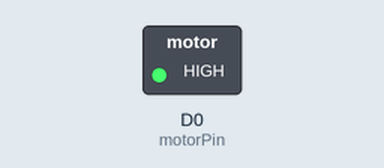
The sketch below on a simulated Particle Photon. Shown: switched loads named in the sketch (green lamp = pin HIGH). What the sketch prints to the serial monitor is not drawn.

Above: at 0.1 s.
Timing chart, 0 to 1.6 s (numbered marks = the images above):
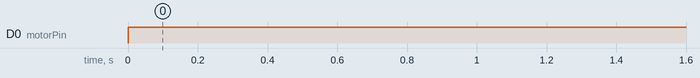

Measured:
- by itself, D0 (motorPin): LOW → HIGH at 0.00 s

The sketch:

DCMotor.ino
```cpp
int motorPin = D0;
int motorSpeed = 255;

void setup()
{
  Serial.begin( 9600 );
  Particle.function( "speed", setSpeed );
  pinMode(motorPin, OUTPUT);
}

void loop()
{
  Serial.println( motorSpeed );

  analogWrite( motorPin, motorSpeed );
  delay( 100 ) ;
}

int setSpeed( String command ){

  Serial.println( "setSpeed: " + command );

  int value = command.toInt();
  if( value < 0 ) return -1;
  if( value > 255 ) return -1;

  motorSpeed = constrain( value, 0, 255 );

  return 1;

}
```
